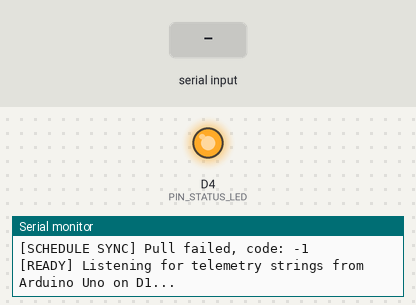
Recording of a sketch running on a simulated ESP8266 (NodeMCU). Shown: output pins drawn as LEDs (lit = HIGH), the last lines printed to the serial monitor. Inputs (shaded band) come from the test bench. WiFi joins after 1.5 s; servers stay silent unless stated; uploads are accepted with an empty reply.

Above: at 3.6 s.
3.7 s: "t\n" received over Serial
At 3.92 s:
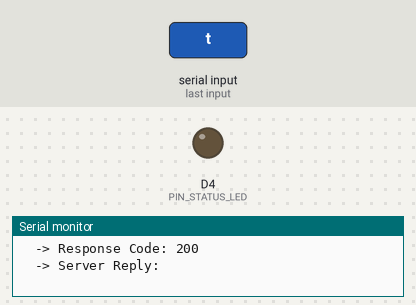
5.4 s: "{\n" received over the second serial link
6.9 s: "p\n" received over Serial
8.4 s: "t\n" received over the second serial link
9.9 s: "T\n" received over the second serial link
Timing chart, 0 to 12.4 s (numbered marks = the images above; inputs shaded):
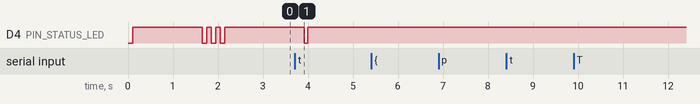

The sketch:

09_esp8266_wifi_bridge_test.ino
```cpp
/*
 * WBACFSPWI — Test 09: NodeMCU ESP8266MOD (ESP-12E) WiFi Bridge Test Suite
 *
 * Hardware:
 *   - NodeMCU v2/v3 (ESP8266MOD / ESP-12E / CP2102 USB)
 *   - Arduino Uno R3 (Main Sensor & Pump Controller)
 *
 * Electrical Wiring:
 *   - NodeMCU Vin  -> Star 5V Rail (from LM2596 Buck Converter)
 *   - NodeMCU GND  -> Star Common Ground Rail
 *   - NodeMCU D1 (GPIO5, RX) <- Arduino Pin 10 (TX) via 1kΩ / 2kΩ Divider (5V -> 3.3V)
 *   - NodeMCU D2 (GPIO4, TX) -> Arduino Pin 9 (RX) Direct Wire (3.3V -> 5V is safe)
 *
 * Function:
 *   - Connects to local WiFi network.
 *   - Bridges sensor telemetry from Arduino Uno to Apache/PHP backend (POST /api/device/report.php).
 *   - Polls active schedules from backend (GET /api/device/pull-schedule.php).
 *   - Eliminates the need for a physical USB cable connection to the computer!
 */

#include <ESP8266WiFi.h>
#include <ESP8266HTTPClient.h>
#include <WiFiClient.h>
#include <SoftwareSerial.h>

// ============================================================================
// 1. NETWORK & API CONFIGURATION
// ============================================================================
// Enter your WiFi Network Credentials here:
const char* WIFI_SSID = "PLDT_Home_1D000";
const char* WIFI_PASS = "pldthome";

// LAN IP address of the machine running XAMPP, pointing to public/ directory
const char* SERVER_HOST = "http://192.168.1.35/WBACFSPWI-Web-Based-Automatic-Controller-for-Solar-Powered-Water-Irrigation/public";

// Device API key matching DEVICE_API_KEY in config/device.php
const char* DEVICE_API_KEY = "dev-local-device-key";

// ============================================================================
// 2. PIN DEFINITIONS (NodeMCU ESP-12E)
// ============================================================================
// SoftwareSerial interface linked to Arduino Uno:
// Pin D1 (GPIO5) = NodeMCU RX (Receives from Arduino Pin 10 TX)
// Pin D2 (GPIO4) = NodeMCU TX (Transmits to Arduino Pin 9 RX)
const int PIN_SW_RX = D1; // GPIO5
const int PIN_SW_TX = D2; // GPIO4

// Onboard Blue Status LED (Active LOW on NodeMCU)
const int PIN_STATUS_LED = LED_BUILTIN; // GPIO2 / D4

SoftwareSerial arduinoSerial(PIN_SW_RX, PIN_SW_TX);

// ============================================================================
// 3. TIMING & STATE VARIABLES
// ============================================================================
unsigned long lastHeartbeatTime = 0;
unsigned long lastPullScheduleTime = 0;
const unsigned long PULL_SCHEDULE_INTERVAL = 60000UL; // Poll schedules every 60s

// ============================================================================
// 4. HELPER FUNCTIONS
// ============================================================================

void blinkLed(int times, int msDelay) {
  for (int i = 0; i < times; i++) {
    digitalWrite(PIN_STATUS_LED, LOW);  // Turn ON (Active LOW)
    delay(msDelay);
    digitalWrite(PIN_STATUS_LED, HIGH); // Turn OFF
    delay(msDelay);
  }
}

void connectToWiFi() {
  Serial.println();
  Serial.print(F("[WiFi] Connecting to: "));
  Serial.println(WIFI_SSID);

  WiFi.mode(WIFI_STA);
  WiFi.begin(WIFI_SSID, WIFI_PASS);

  int attempts = 0;
  while (WiFi.status() != WL_CONNECTED && attempts < 30) {
    delay(500);
    Serial.print(F("."));
    attempts++;
  }

  if (WiFi.status() == WL_CONNECTED) {
    Serial.println();
    Serial.println(F("[WiFi] Connected Successfully!"));
    Serial.print(F("[WiFi] NodeMCU IP Address: "));
    Serial.println(WiFi.localIP());
    Serial.print(F("[WiFi] Signal Strength (RSSI): "));
    Serial.print(WiFi.RSSI());
    Serial.println(F(" dBm"));
    blinkLed(3, 100);
  } else {
    Serial.println();
    Serial.println(F("[WiFi] Connection Failed! Check SSID and Password."));
  }
}

bool postTelemetryToBackend(const String& jsonPayload) {
  if (WiFi.status() != WL_CONNECTED) {
    Serial.println(F("[HTTP] Error: WiFi not connected!"));
    return false;
  }

  WiFiClient client;
  HTTPClient http;

  String endpoint = String(SERVER_HOST) + "/api/device/report.php";

  http.begin(client, endpoint);
  http.setTimeout(3000); // 3-second connection/transfer timeout
  http.addHeader("Content-Type", "application/json");
  http.addHeader("X-API-Key", DEVICE_API_KEY);

  Serial.println(F("[HTTP POST] Forwarding telemetry to XAMPP backend..."));
  Serial.print(F("  -> Payload: "));
  Serial.println(jsonPayload);

  int httpCode = http.POST(jsonPayload);
  bool success = false;

  if (httpCode > 0) {
    Serial.print(F("  -> Response Code: "));
    Serial.println(httpCode);
    String response = http.getString();
    Serial.print(F("  -> Server Reply: "));
    Serial.println(response);

    if (httpCode == 200) {
      success = true;
      blinkLed(1, 80); // Quick blink on successful transmit

      // Check for remote control commands from web dashboard
      if (response.indexOf("\"command\":\"PUMP_ON\"") >= 0) {
        arduinoSerial.println("PUMP_ON");
        Serial.println(F("[REMOTE COMMAND] Dispatched PUMP_ON to Arduino Uno"));
      } else if (response.indexOf("\"command\":\"PUMP_OFF\"") >= 0) {
        arduinoSerial.println("PUMP_OFF");
        Serial.println(F("[REMOTE COMMAND] Dispatched PUMP_OFF to Arduino Uno"));
      } else if (response.indexOf("\"command\":\"PUMP_AUTO\"") >= 0) {
        arduinoSerial.println("PUMP_AUTO");
        Serial.println(F("[REMOTE COMMAND] Dispatched PUMP_AUTO to Arduino Uno"));
      }
    }
  } else {
    Serial.print(F("  -> POST failed, error: "));
    Serial.println(http.errorToString(httpCode).c_str());
  }

  http.end();
  return success;
}

void pullScheduleFromBackend() {
  if (WiFi.status() != WL_CONNECTED) return;

  WiFiClient client;
  HTTPClient http;

  String endpoint = String(SERVER_HOST) + "/api/device/pull-schedule.php";
  http.begin(client, endpoint);
  http.addHeader("X-API-Key", DEVICE_API_KEY);

  int httpCode = http.GET();
  if (httpCode == 200) {
    String response = http.getString();
    Serial.print(F("[SCHEDULE SYNC] Schedules fetched: "));
    Serial.println(response);
  } else {
    Serial.print(F("[SCHEDULE SYNC] Pull failed, code: "));
    Serial.println(httpCode);
  }

  http.end();
}

// ============================================================================
// 5. SETUP & MAIN LOOP
// ============================================================================

void setup() {
  // Onboard CP2102 USB Serial Monitor
  Serial.begin(115200);
  delay(100);

  // SoftwareSerial link to Arduino Uno
  arduinoSerial.begin(9600);

  pinMode(PIN_STATUS_LED, OUTPUT);
  digitalWrite(PIN_STATUS_LED, HIGH); // Off initially (Active LOW)

  Serial.println();
  Serial.println(F("=================================================================="));
  Serial.println(F(" WBACFSPWI: Test 09 — NodeMCU ESP8266MOD WiFi Bridge Test Suite  "));
  Serial.println(F("=================================================================="));
  Serial.println(F(" Hardware: NodeMCU v2/v3 (ESP-12E / CP2102)                       "));
  Serial.println(F(" Connection: SoftwareSerial on D1(RX) & D2(TX) at 9600 baud      "));
  Serial.println(F(" Role: Wireless HTTP Serial Bridge to XAMPP Apache / MySQL       "));
  Serial.println(F("=================================================================="));

  connectToWiFi();

  // Initial schedule check
  if (WiFi.status() == WL_CONNECTED) {
    pullScheduleFromBackend();
  }

  Serial.println(F("\n[READY] Listening for telemetry strings from Arduino Uno on D1...\n"));
}

void loop() {
  // Maintain WiFi Connection
  if (WiFi.status() != WL_CONNECTED) {
    connectToWiFi();
    delay(2000);
    return;
  }

  // 1. Check for incoming telemetry line from Arduino Uno
  if (arduinoSerial.available() > 0) {
    String incoming = arduinoSerial.readStringUntil('\n');
    incoming.trim();

    // Sanitize: If buffer overflow or concatenation occurred, extract the latest complete {...}
    int lastOpen = incoming.lastIndexOf('{');
    int lastClose = incoming.lastIndexOf('}');
    if (lastOpen >= 0 && lastClose > lastOpen) {
      incoming = incoming.substring(lastOpen, lastClose + 1);
    }

    // Verify valid JSON payload
    if (incoming.startsWith("{") && incoming.endsWith("}")) {
      Serial.println(F("\n>>> [ARDUINO DATA RECEIVED] Telemetry packet intercepted:"));
      postTelemetryToBackend(incoming);
      // Flush any backlog that accumulated in serial buffer while HTTP was processing
      while (arduinoSerial.available() > 0) {
        arduinoSerial.read();
      }
    } else if (incoming.length() > 0) {
      // Forward any plain debug text from Arduino to USB monitor
      Serial.print(F("[ARDUINO LOG] "));
      Serial.println(incoming);
    }
  }

  // 2. Periodic Schedule Pull Sync
  unsigned long now = millis();
  if (now - lastPullScheduleTime >= PULL_SCHEDULE_INTERVAL) {
    lastPullScheduleTime = now;
    pullScheduleFromBackend();
  }

  // 3. User Test Command via Serial Monitor
  // Type 't' to trigger a test simulated transmission without Arduino connected!
  if (Serial.available() > 0) {
    char cmd = Serial.read();
    if (cmd == 't' || cmd == 'T') {
      Serial.println(F("\n[TEST] Manual Test Telemetry Triggered from Serial Monitor..."));
      String testJson = "{\"soil_moisture\":42.5,\"water_level\":51.0,\"battery_voltage\":12.45,\"solar_output\":18.2,\"pump_state\":\"off\"}";
      postTelemetryToBackend(testJson);
    } else if (cmd == 'p' || cmd == 'P') {
      Serial.println(F("\n[TEST] Manual Schedule Pull Triggered..."));
      pullScheduleFromBackend();
    }
  }

  delay(10);
}
```

Measured:
- after the input at 3.7 s, D4 (PIN_STATUS_LED): HIGH → LOW after 0.22 s, → HIGH 0.08 s later
